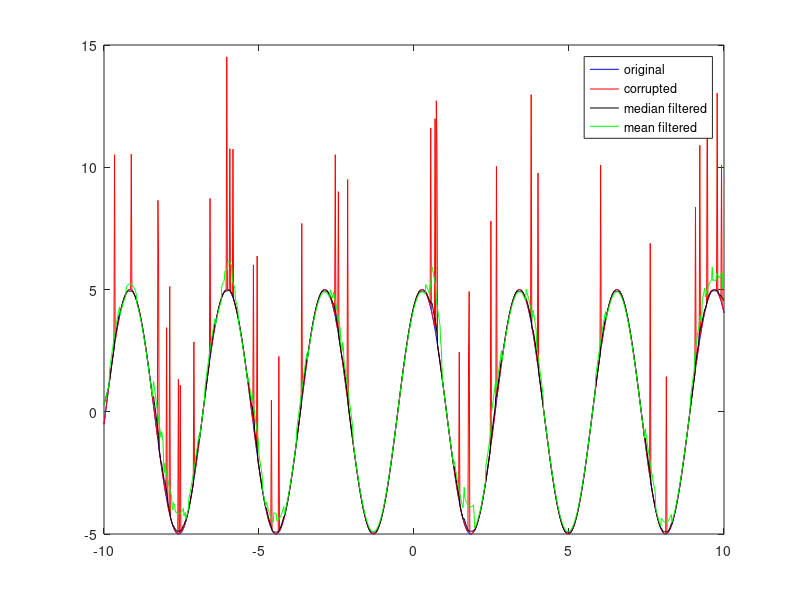

MATLAB code for this plot:
clear;
clc;

x = -10:0.02:10;
y = (5*sin(2*x+pi/3));
n = length(y);

rand_indices = randperm(n);
rand_indices = rand_indices(1:40);
z = y;
z(rand_indices) = z(rand_indices) + 5*rand(1,40)+5;

w = z;
w2 = z;
for i=1:n
    neigh_indices = max([1,i-8]):min([n,i+8]);
    w(i) = median(z(neigh_indices));    
    w2(i) = mean(z(neigh_indices));    
end

plot(x,y,'b',x,z,'r',x,w,'k',x,w2,'g');
legend('original','corrupted','median filtered','mean filtered');
fprintf ('\nMSE with median = %f, with mean = %f',mean((w-y).^2),mean((w2-y).^2));